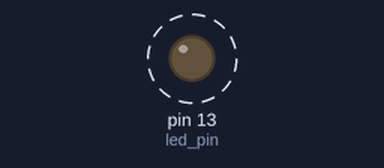
Bench run of a sketch on a simulated Arduino Uno, built with avr-gcc and run on an emulated ATmega328P. Parts: output pins drawn as LEDs (lit = HIGH). Dashed ring = blinking. No radio packets arrive unless stated; what the sketch prints to the serial monitor is not drawn.

Above: at 0.6 s.
Timing chart, 0 to 3.0 s (numbered marks = the images above):
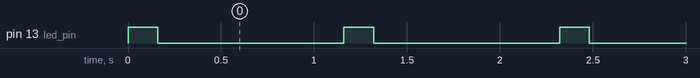

The sketch:

VirtualTx2.ino
```cpp
#include <VirtualWire.h>

const int led_pin = 13;
const int transmit_pin = 14;
const int receive_pin = 2;
const int transmit_en_pin = 3;
uint8_t msg2;

void setup()
{

    Serial.begin(9600);  // Debugging only
    Serial.println("setup");
    pinMode(led_pin,OUTPUT);
  // Initialise the IO and ISR
  vw_set_tx_pin(transmit_pin);
  vw_set_rx_pin(receive_pin);
  vw_set_ptt_pin(transmit_en_pin);
  vw_set_ptt_inverted(true); // Required for DR3100
  vw_setup(2000);   // Bits per sec
}

byte count = 1;

void loop()
{
  Serial.println("Preparing Data");
  //char msg[7] = {'h','e','l','l','o',' ','#'};
  char msg[5] = {'B','A','R',' ','#'};

  msg[4] = count;
  digitalWrite(led_pin, HIGH); // Flash a light to show transmitting
  delay(100);
  vw_send((uint8_t *)msg, sizeof(msg));
  vw_wait_tx(); // Wait until the whole message is gone
  digitalWrite(led_pin, LOW);
  delay(1000);
  count = count + 1;
}
```

Measured:
- by itself, pin 13 (led_pin): alternates HIGH for 0.16 s and LOW for 1.0 s
